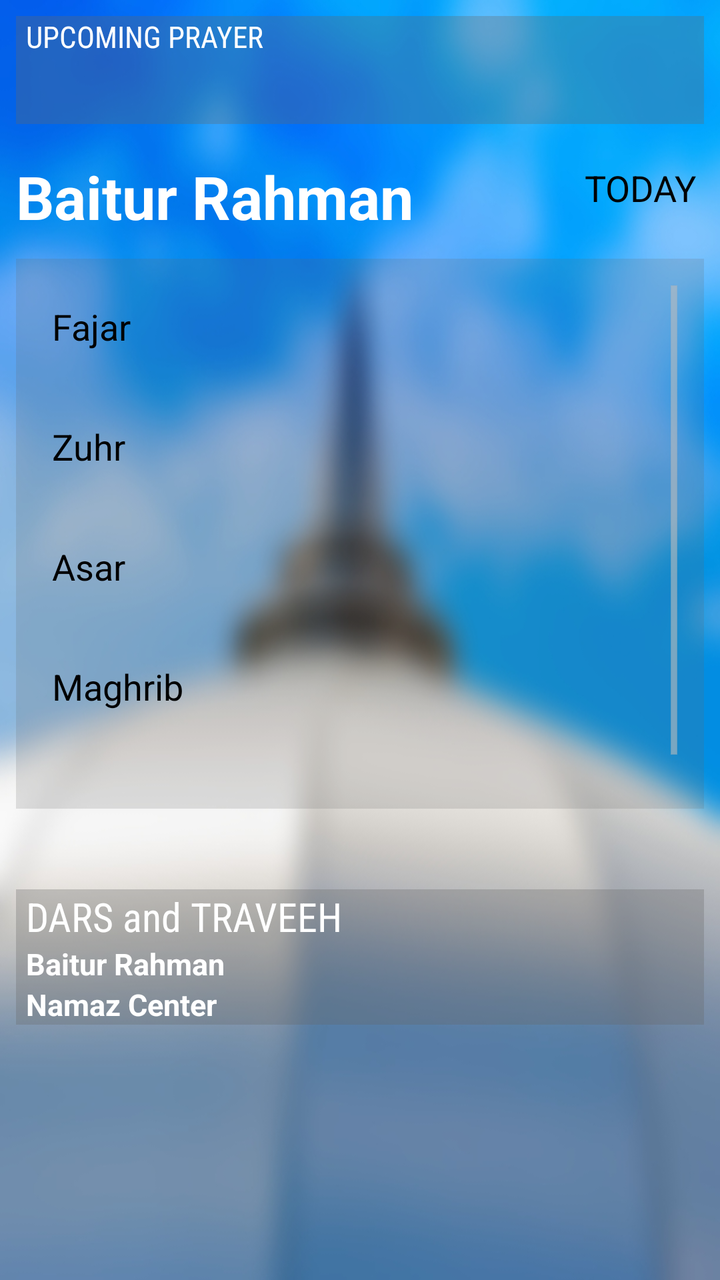
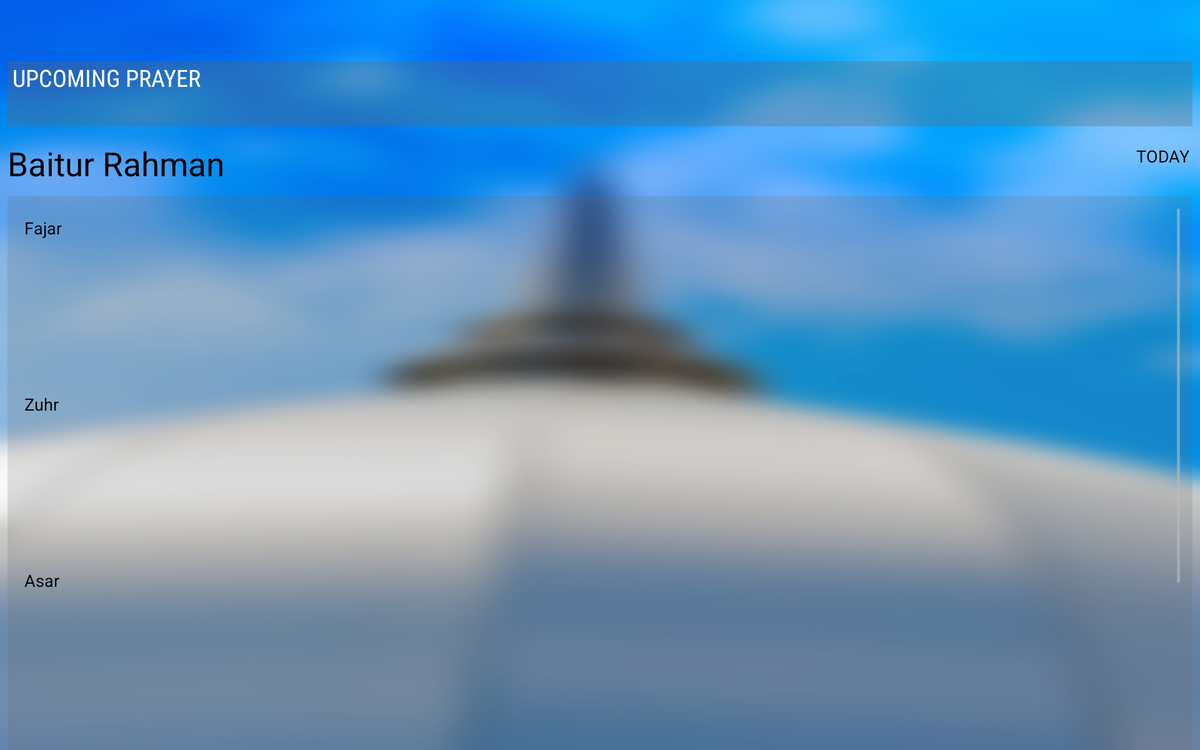

An Android layout and its configuration variant, each rendered on a device that would load it. The default file and the variant file are quoted in full after the pictures.
<!-- AndroidManifest.xml: application theme AppTheme -->
<!-- res/layout/fragment_namaz.xml -->
<?xml version="1.0" encoding="utf-8"?>
<LinearLayout 
    xmlns:android="http://schemas.android.com/apk/res/android"
    android:layout_width="fill_parent"
    android:layout_height="fill_parent"
    android:orientation="vertical"
    android:background="@drawable/ic_namaz_bg_6"
    >
    
    <LinearLayout 
        android:orientation="vertical"
        android:layout_margin="8dp"
        android:layout_width="fill_parent"
        android:layout_height="wrap_content"
        >
        
    <TextView
        android:id="@+id/weather"
        android:layout_width="wrap_content"
        android:layout_height="wrap_content"
        android:textSize="35dp"  
        android:textColor="#000000"
        android:paddingBottom="3dp"    
        android:fontFamily="sans-serif-condensed"
        android:visibility="gone"
        />

              <RelativeLayout
                  android:id="@+id/condition"
                  android:layout_width="fill_parent"
                  android:layout_height="wrap_content"
                  android:background ="#50676767"
                  android:orientation="vertical"
                  android:paddingLeft="5dp"
                  android:paddingRight="5dp" >

    <TextView
        android:id="@+id/label1"
        android:layout_width="wrap_content"
        android:layout_height="wrap_content"
        android:textSize="15dp"
        android:layout_alignParentTop="true"
        android:layout_alignParentLeft="true"
        android:textColor="#FFFFFF"    
        android:fontFamily="sans-serif-condensed"
        android:text="UPCOMING PRAYER"    
        />
    
    <TextView
        android:id="@+id/upcoming2"
        android:layout_width="wrap_content"
        android:layout_height="wrap_content"
        android:layout_below="@+id/label1"
        android:textSize="25dp"  
        android:textColor="#FFFFFF"
        />
    
    <TextView
        android:id="@+id/timeleft"
        android:layout_alignParentRight="true"
        android:layout_alignBaseline="@+id/upcoming2"
        android:layout_width="wrap_content"
        android:layout_height="wrap_content"
        android:textSize="15dp"
        android:textColor="#FFFFFF"
        />
    
    </RelativeLayout>
    
    </LinearLayout>                
              
              <RelativeLayout
                  android:layout_width="fill_parent"
                  android:layout_height="wrap_content"
                  android:background="@android:color/transparent"
                  android:orientation="horizontal"
                  android:id="@+id/textlayout"
                   >
      
    <TextView
        android:id="@+id/selectedmasjid"
        android:layout_width="wrap_content"
        android:layout_height="wrap_content"
        android:textSize="30dp"
        android:layout_margin="8dp"
        android:text="Baitur Rahman"
        android:textStyle="bold"
        android:layout_alignParentLeft="true"
        android:textColor="@android:color/white" />

                  <Button
                      android:id="@+id/ramazangoto"
                      android:layout_width="65dp"
                      android:layout_height="wrap_content"
                      android:layout_toLeftOf="@+id/today"
                      android:text="Ramzan schedule"
                      android:layout_marginRight="8dp"
                      android:layout_marginLeft="8dp"
                      android:textColor="#000000"
                      android:textSize="13dp"
                      android:visibility="invisible"
                      android:background="@android:color/holo_red_light"
                      android:cursorVisible="false" />

              <Button 
        android:id="@+id/today"
        android:layout_width="wrap_content"
        android:layout_height="wrap_content"
        android:layout_alignParentRight="true"
        android:text="TODAY"
        android:layout_marginRight="8dp"
        android:layout_marginLeft="8dp"
        android:textColor="#000000"
        android:background="@drawable/selector"
        />
                  
    </RelativeLayout>

           <RelativeLayout  
                     android:id="@+id/condition2"
                     android:layout_marginTop="0dp"
                     android:background="@android:color/transparent"
                     android:layout_height="fill_parent" 
                     android:layout_width="fill_parent"
                     android:orientation="vertical" >

               <LinearLayout
                    android:layout_width="fill_parent"
                    android:layout_height="wrap_content"
                    android:layout_weight="0"
                    android:id="@+id/ll"
                    android:layout_alignParentTop="true"
                    android:orientation="vertical">

                   <ListView
                    android:id="@+id/listview1"
					android:padding="10dp"
					android:divider="@android:color/transparent"
					android:background ="#30676767"
					android:dividerHeight="12dp"
					android:listSelector="@android:color/transparent"
                    android:layout_width="fill_parent"
                    android:layout_height="@dimen/list_height"
                    android:layout_marginLeft="8dp"
					android:layout_marginRight="8dp"
					android:layout_marginTop="3dp"
                    android:entries="@array/prayers" >
                </ListView>
             
              </LinearLayout>

               <TextView
                   android:text=""
                   android:id="@+id/MarqueeText"
                   android:layout_width="fill_parent"
                   android:layout_height="wrap_content"
                   android:singleLine="true"
                   android:ellipsize="marquee"
                   android:textSize="18dp"
                   android:marqueeRepeatLimit="marquee_forever"
                   android:scrollHorizontally="true"
                   android:layout_marginTop="8dp"
                   android:paddingLeft="15dip"
                   android:paddingRight="15dip"
                   android:focusable="true"
                   android:focusableInTouchMode="true"
                   android:freezesText="true"
                   android:textColor="@android:color/white"
                   android:layout_below="@+id/ll" />
                   
                   <ImageView 
                       android:id="@+id/infoicon"
                       android:layout_width="20dp"
                       android:layout_height="20dp"
                       android:layout_margin="7dp"
                       android:layout_alignParentRight="true"
                       android:layout_alignParentBottom="true"
                       android:visibility="gone"
                       android:src="@drawable/ic_aboutus"
                       />

               <RelativeLayout
                   android:id="@+id/countdown"
                   android:layout_width="fill_parent"
                   android:layout_height="wrap_content"
                   android:background ="#50676767"
                   android:orientation="vertical"
                   android:layout_marginLeft="8dp"
                   android:layout_marginRight="8dp"
                   android:layout_marginTop="8dp"
                   android:paddingLeft="5dp"
                   android:layout_below="@+id/MarqueeText"
                   android:paddingRight="5dp" >

                   <TextView
                       android:id="@+id/labelQuranClass"
                       android:layout_width="wrap_content"
                       android:layout_height="wrap_content"
                       android:textSize="20dp"
                       android:layout_alignParentTop="true"
                       android:layout_alignParentLeft="true"
                       android:textColor="#FFFFFF"
                       android:fontFamily="sans-serif-condensed"
                       android:text="DARS and TRAVEEH"
                       />

                   <TextView
                       android:id="@+id/baiturrahman"
                       android:layout_width="wrap_content"
                       android:layout_height="wrap_content"
                       android:layout_below="@+id/labelQuranClass"
                       android:textSize="15dp"
                       android:textStyle="bold"
                       android:text="Baitur Rahman"
                       android:textColor="#FFFFFF"
                       />
                   <TextView
                       android:id="@+id/upcoming3"
                       android:layout_width="wrap_content"
                       android:layout_height="wrap_content"
                       android:layout_below="@+id/baiturrahman"
                       android:textSize="15dp"
                       android:textStyle="bold"
                       android:text="Namaz Center"
                       android:textColor="#FFFFFF"
                       />

                   <TextView
                       android:id="@+id/timeleft3"
                       android:layout_alignBaseline="@+id/baiturrahman"
                       android:layout_width="fill_parent"
                       android:layout_height="wrap_content"
                       android:textSize="15dp"
                       android:text=""
                       android:textColor="#FFFFFF"
                       android:layout_marginLeft="120dp"
                       android:ellipsize="marquee"
                       android:marqueeRepeatLimit="marquee_forever"
                       android:scrollHorizontally="true"
                       android:singleLine="true"
                       android:focusable="true"
                       android:focusableInTouchMode="true"
                       android:freezesText="true"
                       />

                   <TextView
                       android:id="@+id/timeleft2"
                       android:layout_alignBaseline="@+id/upcoming3"
                       android:layout_width="fill_parent"
                       android:layout_height="wrap_content"
                       android:textSize="15dp"
                       android:text=""
                       android:textColor="#FFFFFF"
                       android:layout_marginLeft="120dp"
                       android:ellipsize="marquee"
                       android:marqueeRepeatLimit="marquee_forever"
                       android:scrollHorizontally="true"
                       android:singleLine="true"
                       android:focusable="true"
                       android:focusableInTouchMode="true"
                       android:freezesText="true"
                       />

               </RelativeLayout>

           </RelativeLayout>

</LinearLayout>
<!-- resources referenced by this layout -->
<resources>
  <string-array name="prayers">
          
          <item>Fajar</item>
          <item>Zuhr</item>
          <item>Asar</item>
          <item>Maghrib</item>
          <item>Isha</item>
          
      </string-array>
  <!-- from res/values-xhdpi/ -->
  <dimen name="list_height">275dp</dimen>
  <!-- drawable ic_aboutus: png bitmap (drawable-hdpi, 6168 bytes) -->
  <!-- drawable ic_namaz_bg_6: jpg bitmap (drawable-hdpi, 111215 bytes) -->
  <style name="AppTheme" parent="android:style/Theme.Holo.Light">
          
          
          
      </style>
</resources>
<!-- res/layout-sw720dp/fragment_namaz.xml (the repository's variant of the layout above) -->
<!-- drawn on a large tablet held sideways -->
<?xml version="1.0" encoding="utf-8"?>
<LinearLayout 
    xmlns:android="http://schemas.android.com/apk/res/android"
    android:layout_width="fill_parent"
    android:layout_height="fill_parent"
    android:orientation="vertical"
    android:layout_gravity="center_vertical"
    android:background="@drawable/ic_namaz_bg_6"
    >
    
    <LinearLayout 
        android:orientation="vertical"
        android:layout_margin="8dp"
        android:layout_width="fill_parent"
        android:layout_height="wrap_content"
        >
        
    <TextView
        android:id="@+id/weather"
        android:layout_width="wrap_content"
        android:layout_height="wrap_content"
        android:textSize="40dp"  
        android:textColor="#000000"
        android:paddingBottom="3dp"    
        android:fontFamily="sans-serif-condensed"    
        />
              <RelativeLayout
                  android:id="@+id/condition"
                  android:layout_width="fill_parent"
                  android:layout_height="wrap_content"
                  android:background ="#50676767"
                  android:orientation="vertical"
                  android:paddingLeft="5dp"
                  android:paddingRight="5dp" >

    <TextView
        android:id="@+id/label1"
        android:layout_width="wrap_content"
        android:layout_height="wrap_content"
        android:textSize="25dp"
        android:layout_alignParentTop="true"
        android:layout_alignParentLeft="true"
        android:textColor="#FFFFFF"    
        android:fontFamily="sans-serif-condensed"
        android:text="UPCOMING PRAYER"    
        />
    
    <TextView
        android:id="@+id/upcoming2"
        android:layout_width="wrap_content"
        android:layout_height="wrap_content"
        android:layout_below="@+id/label1"
        android:textSize="25dp"  
        android:textColor="#FFFFFF"
        />
    
    <TextView
        android:id="@+id/timeleft"
        android:layout_alignParentRight="true"
        android:layout_alignBaseline="@+id/upcoming2"
        android:layout_width="wrap_content"
        android:layout_height="wrap_content"
        android:textSize="25dp"
        android:textColor="#FFFFFF"
        />
    
    </RelativeLayout>
    
    </LinearLayout>                
              
              <RelativeLayout
                  android:layout_width="fill_parent"
                  android:layout_height="wrap_content"
                  android:background="@android:color/transparent"
                  android:orientation="horizontal"
                  android:id="@+id/textlayout"
                   >
      
    <TextView
        android:id="@+id/selectedmasjid"
        android:layout_width="wrap_content"
        android:layout_height="wrap_content"
        android:textSize="35sp"
        android:layout_margin="8dp"
        android:text="Baitur Rahman"
        android:textColor="#000000"
        android:layout_alignParentLeft="true"
        />
    
              <Button 
        android:id="@+id/today"
        android:layout_width="wrap_content"
        android:layout_height="wrap_content"
        android:layout_alignParentRight="true"
        android:text="TODAY"
        android:layout_marginRight="8dp"
        android:layout_marginLeft="8dp"
        android:textColor="#000000"
        android:background="@drawable/selector"
        />
                  
    </RelativeLayout>

                             <LinearLayout
    android:layout_width="fill_parent"
    android:layout_height="wrap_content" 
    android:gravity="center_vertical"
    android:layout_gravity="center_vertical"
    android:orientation="vertical">

           <ListView
                    android:id="@+id/listview1"
					android:padding="10dp"
					android:divider="@android:color/transparent"
					android:background ="#30676767"
					android:dividerHeight="140dp"
					android:listSelector="@android:color/transparent"
                    android:layout_width="fill_parent"
                    android:layout_height="fill_parent"
                    android:layout_marginLeft="8dp"
					android:layout_marginRight="8dp"
					android:layout_marginTop="3dp"
                    android:layout_gravity="center_vertical"
                    android:entries="@array/prayers" >
                </ListView>
             
              </LinearLayout>
              
           <RelativeLayout  
                     android:id="@+id/condition2"
                     android:layout_marginTop="0dp"
                     android:background="@android:color/transparent"
                     android:layout_height="fill_parent" 
                     android:layout_width="fill_parent"
                     android:orientation="vertical" >   
               

              
                   <TextView
    android:text=""
    android:id="@+id/MarqueeText" 
    android:layout_width="fill_parent"
    android:layout_height="wrap_content"
    android:singleLine="true"
    android:ellipsize="marquee" 
    android:textSize="18dp"
    android:marqueeRepeatLimit="marquee_forever"
    android:scrollHorizontally="true"
    android:layout_marginTop="6dp"
    android:paddingLeft="15dip" 
    android:paddingRight="15dip" 
    android:focusable="true"
    android:focusableInTouchMode="true" 
    android:freezesText="true"
    android:layout_alignParentTop="false"
    android:layout_above="@+id/infoicon" />
                   
                   <ImageView 
                       android:id="@+id/infoicon"
                       android:layout_width="20dp"
                       android:layout_height="20dp"
                       android:layout_margin="7dp"
                       android:layout_alignParentRight="true"
                       android:layout_alignParentBottom="true"
                       android:src="@drawable/ic_aboutus"
                       />
                     
    </RelativeLayout>



</LinearLayout>
<!-- resources referenced by the variant -->
<!-- as a large tablet held sideways resolves them -->
<resources>
  <string-array name="prayers">
          
          <item>Fajar</item>
          <item>Zuhr</item>
          <item>Asar</item>
          <item>Maghrib</item>
          <item>Isha</item>
          
      </string-array>
  <!-- drawable ic_aboutus: png bitmap (drawable-hdpi, 6168 bytes) -->
  <!-- drawable ic_namaz_bg_6: jpg bitmap (drawable-hdpi, 111215 bytes) -->
  <style name="AppTheme" parent="android:style/Theme.Holo.Light">
          
          
          
      </style>
</resources>
